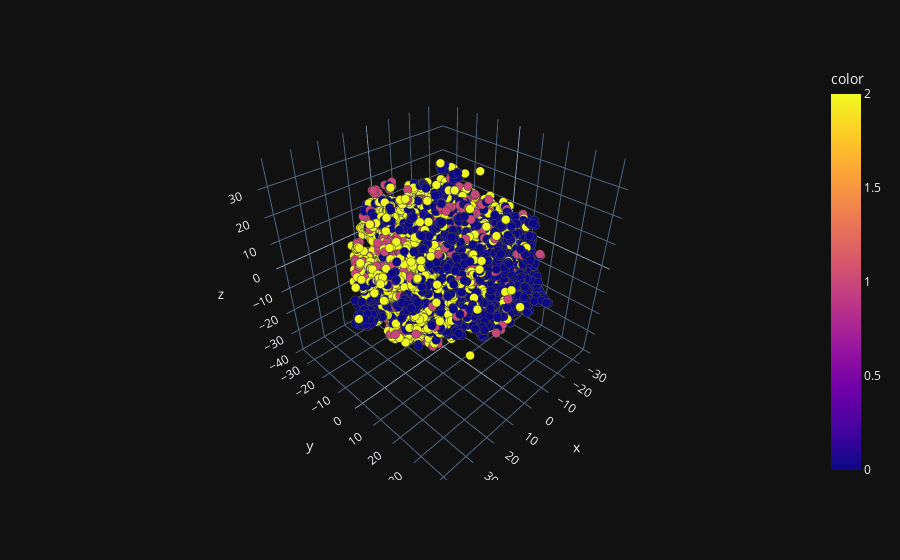

Notebook source saved alongside this figure:
### Markdown cell above
Plot colored on genre:

### Code cell
fig = px.scatter_3d(x=x, y=y, z=z, color=LabelEncoder().fit_transform(tp_label_test))
fig.update_traces(marker={'size': 3,'line': {'width': 2}})

### Figure 1 — Plotly figure (JSON) as saved in the notebook; plotly's stock layout.template omitted (floating-point values rounded to 4 significant figures; data arrays with more than 128 entries replaced by an {"elided": "..."} marker saying what was removed)
{"data": [{"hovertemplate": "x=%{x}<br>y=%{y}<br>z=%{z}<br>color=%{marker.color}<extra></extra>", "legendgroup": "", "marker": {"color": {"elided": "6903 int values"}, "coloraxis": "coloraxis", "symbol": "circle", "line": {"width": 2}, "size": 3}, "mode": "markers", "name": "", "scene": "scene", "showlegend": false, "x": {"elided": "6903 float values"}, "y": {"elided": "6903 float values"}, "z": {"elided": "6903 float values"}, "type": "scatter3d"}], "layout": {"scene": {"domain": {"x": [0.0, 1.0], "y": [0.0, 1.0]}, "xaxis": {"title": {"text": "x"}}, "yaxis": {"title": {"text": "y"}}, "zaxis": {"title": {"text": "z"}}}, "coloraxis": {"colorbar": {"title": {"text": "color"}}, "colorscale": [[0.0, "#0d0887"], [0.1111, "#46039f"], [0.2222, "#7201a8"], [0.3333, "#9c179e"], [0.4444, "#bd3786"], [0.5556, "#d8576b"], [0.6667, "#ed7953"], [0.7778, "#fb9f3a"], [0.8889, "#fdca26"], [1.0, "#f0f921"]]}, "legend": {"tracegroupgap": 0}, "margin": {"t": 60}}}
